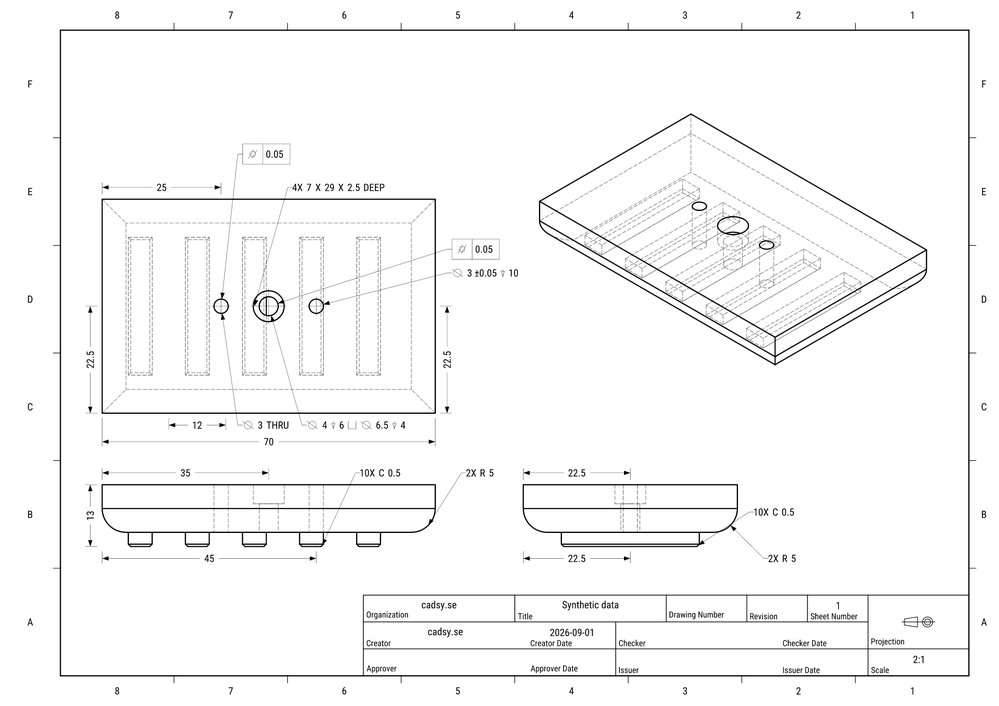
#> input picture data/cadsy/samples/part_0001/asme.png, 999 x 706 px, shrunk from 2480 x 1754 before the run
$ python -i view_detector.py   (imports and definitions only)
#> lines starting #> are read from the running program, lines starting #| are printed output that depends on the picture; after the words box and inside, x2 and y2 are one past the last pixel; in counts of white or black regions, pixels touching at a corner belong together
#> further down, picture is the input picture: shape (706, 999, 3); min 0, max 255, mean 247.8

import cv2
import numpy as np


class ViewDetector:
    """Detect candidate drawing-view regions using image contours."""

    def detect(self, image: np.ndarray) -> dict:
        if image is None or image.size == 0:
            raise ValueError("Input image is empty.")

        gray = cv2.cvtColor(image, cv2.COLOR_BGR2GRAY)
        height, width = gray.shape
#> height = 706; width = 999

        # Join nearby strokes into candidate drawing regions.
        binary = cv2.threshold(
            gray, 0, 255, cv2.THRESH_BINARY_INV + cv2.THRESH_OTSU
        )[1]
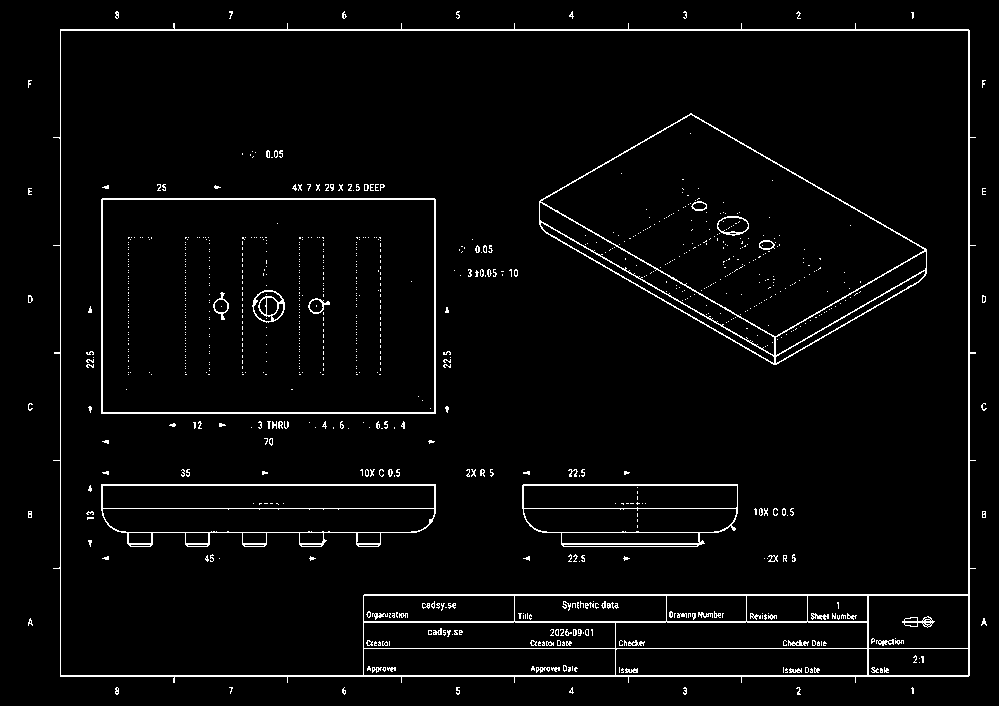
#> binary: shape (706, 999); 3.4% white in thin lines or dots

        kernel_size = max(3, int(min(height, width) * 0.008))
#> kernel_size = 5
        kernel_size += 1 - kernel_size % 2
        kernel = cv2.getStructuringElement(
            cv2.MORPH_RECT, (kernel_size, kernel_size)
        )
        joined = cv2.morphologyEx(binary, cv2.MORPH_CLOSE, kernel)
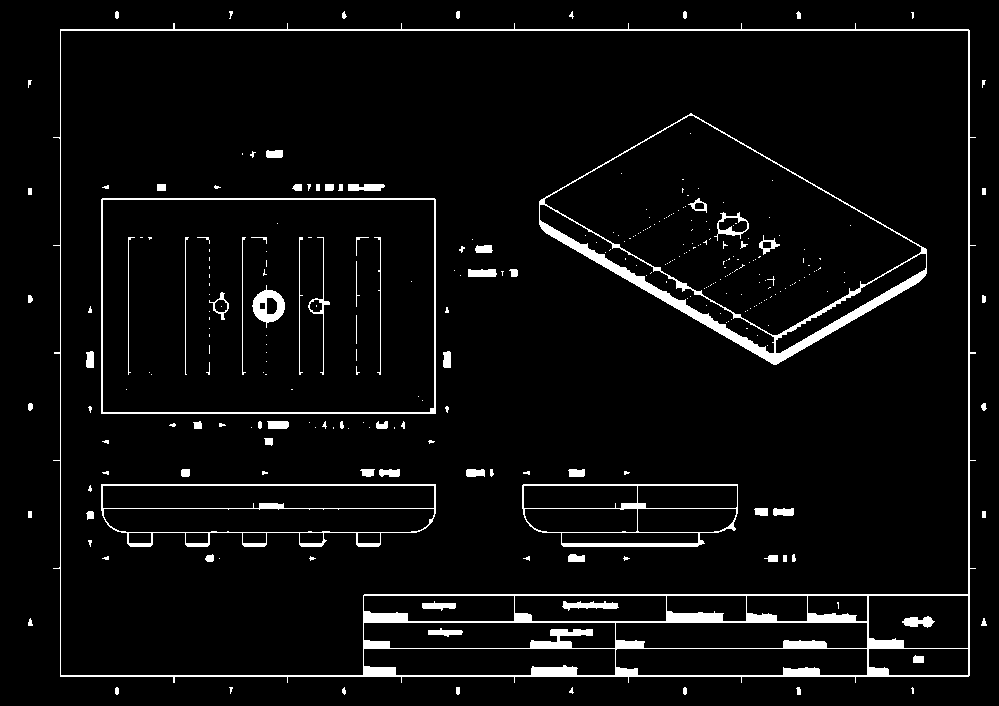
#> joined: shape (706, 999); 4.7% white; 301 white regions (220 under 20 px)

        contours, _ = cv2.findContours(
            joined, cv2.RETR_EXTERNAL, cv2.CHAIN_APPROX_SIMPLE
        )
#> contours = 29 contours, 23 with area under 20; largest, box (x1, y1, x2, y2) and area: (53, 23, 976, 683) 588173, (28, 403, 33, 411) 24, (981, 403, 987, 411) 24, (28, 295, 33, 303) 23, (796, 687, 801, 695) 20, (456, 687, 460, 695) 20

        regions = []
        min_area = height * width * 0.002
#> min_area = 1410.6

        for contour in contours:
            x, y, w, h = cv2.boundingRect(contour)
            area = w * h

            if area < min_area:
                continue

            # Exclude regions occupying almost the entire sheet.
            if w > width * 0.95 and h > height * 0.95:
                continue

            regions.append({
                "bbox_px": [int(x), int(y), int(w), int(h)],
                "area_px": int(area),
                "aspect_ratio": round(w / h, 3) if h else None,
            })
#> this loop made 29 passes
#> (x, y, w, h, area) on passes 1, 2, 3, 4, 5, 6, 7, 8, 9, 10, 13, 14: (911, 687, 3, 7, 21), (796, 687, 5, 8, 40), (683, 687, 4, 8, 32), (569, 687, 5, 7, 35), (456, 687, 4, 8, 32), (342, 687, 4, 8, 32), (229, 687, 4, 7, 28), (115, 687, 4, 8, 32), (981, 618, 6, 8, 48), (28, 618, 5, 8, 40), (981, 403, 6, 8, 48), (28, 403, 5, 8, 40)
#> (contour, x, y, w, h, area) on passes 11, 12, 17, 18: ([[982, 511], [982, 517], [985, 517], [985, 511]], 982, 511, 4, 7, 28), ([[28, 511], [28, 517], [31, 517], [31, 511]], 28, 511, 4, 7, 28), ([[982, 188], [982, 194], [985, 194], [985, 188]], 982, 188, 4, 7, 28), ([[28, 188], [28, 194], [31, 194], [31, 188]], 28, 188, 4, 7, 28)
#> after the loop, regions = 1 item

        regions.sort(key=lambda region: region["area_px"], reverse=True)

        return {
            "image_size_px": {"width": int(width), "height": int(height)},
            "candidate_views": regions,
            "note": (
                "These are candidate regions, not verified front, top, "
                "or side views."
            ),
        }

>>> import cv2
>>> picture = cv2.imread('../../../data/cadsy/samples/part_0001/asme.png')
>>> result = ViewDetector().detect(picture)
#> result = 3 items

$ run again, on data/cadsy/samples/part_0001/iso.png
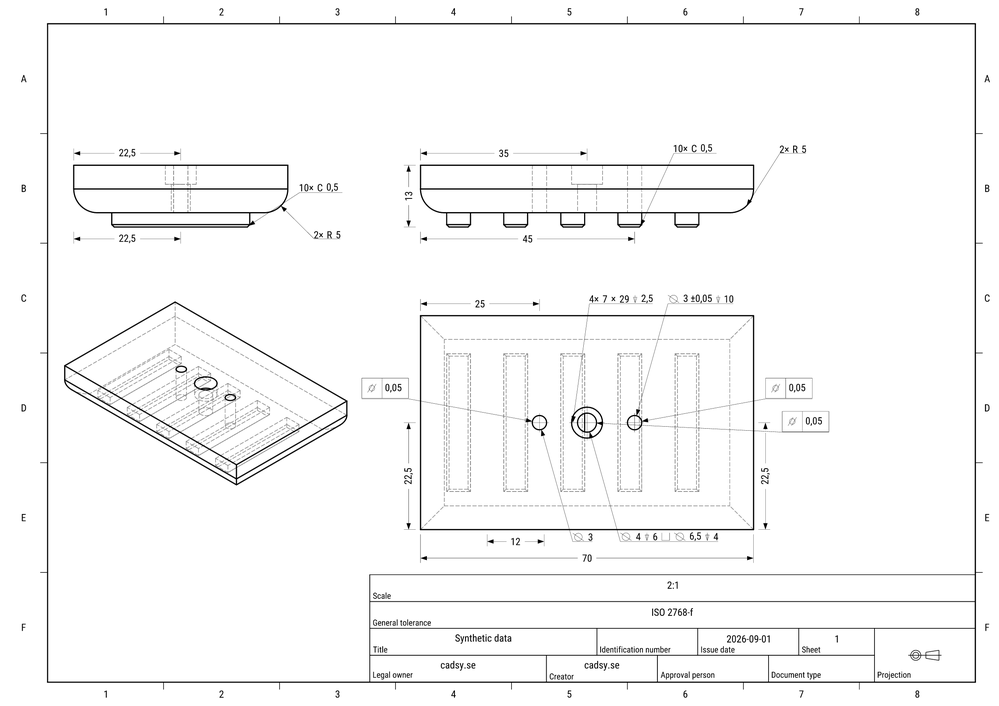
#> input picture data/cadsy/samples/part_0001/iso.png, 999 x 706 px, shrunk from 2480 x 1754 before the run
#> picture is the input picture: shape (706, 999, 3); min 0, max 255, mean 248
#> in detect, `binary = cv2.threshold( gray, 0, 255, cv2.THRESH_BINARY_INV + cv2.THRE..`:
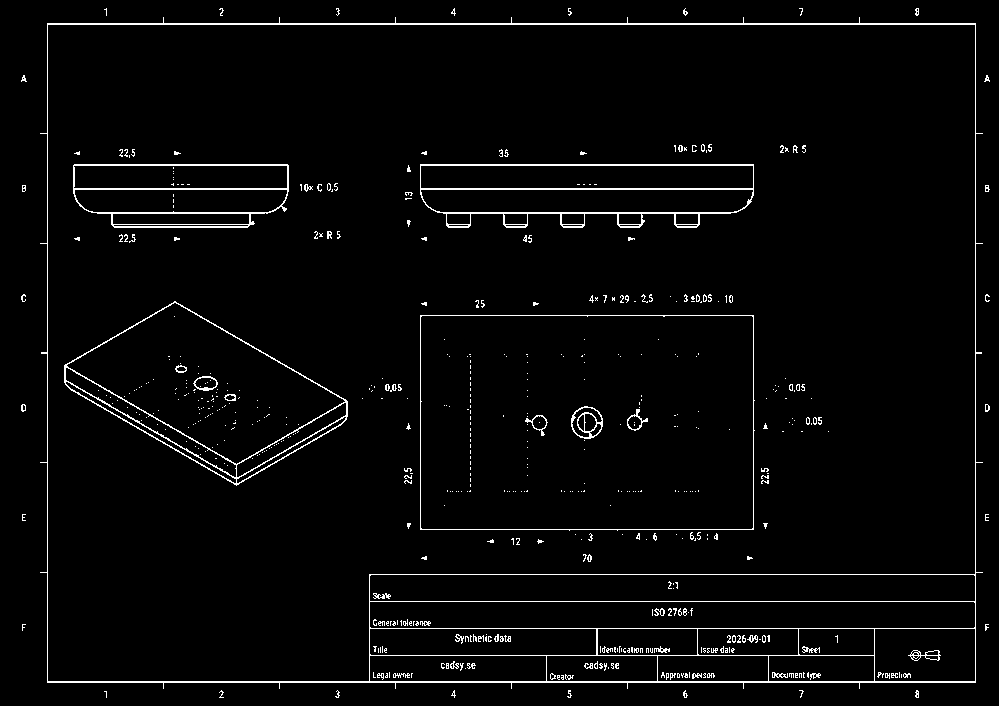
#> binary: shape (706, 999); 3% white in thin lines or dots
#> in detect, `joined = cv2.morphologyEx(binary, cv2.MORPH_CLOSE, kernel)`:
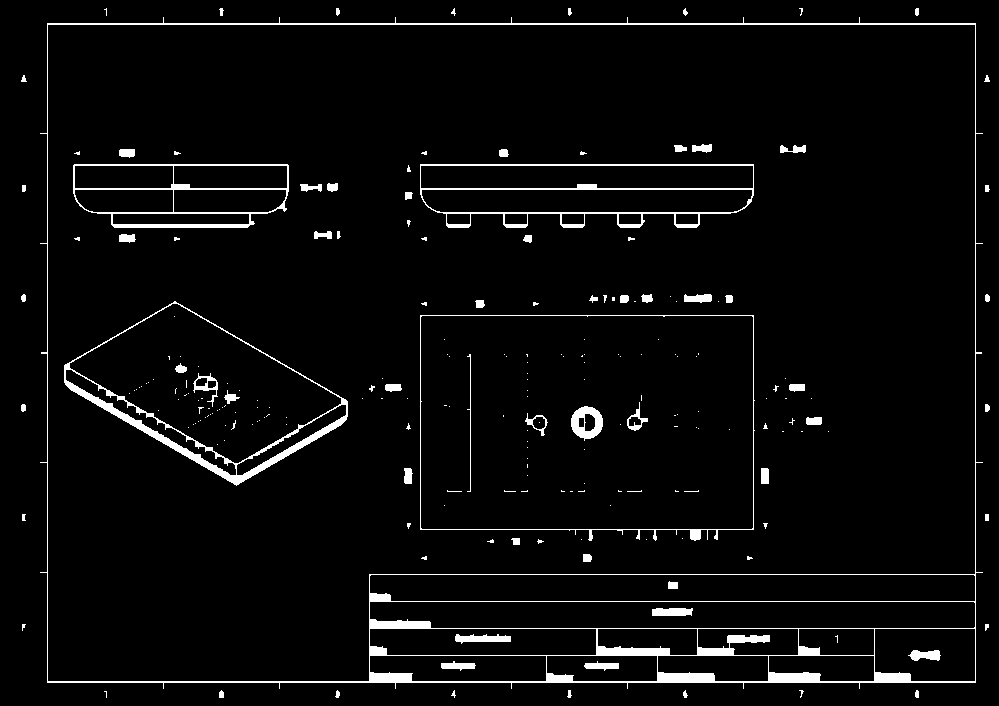
#> joined: shape (706, 999); 4% white; 226 white regions (161 under 20 px)
#> contours = 29 contours, 23 with area under 20; largest, box (x1, y1, x2, y2) and area: (40, 17, 983, 689) 611588, (21, 404, 26, 412) 25, (985, 294, 990, 302) 24, (219, 690, 224, 698) 24, (985, 404, 990, 412) 24, (21, 294, 26, 302) 24
#> the loop in detect, `for contour in contours:` made 29 passes
#> (x, y, w, h, area) on passes 1 to 8: (104, 691, 3, 7, 21), (915, 690, 4, 8, 32), (799, 690, 5, 8, 40), (683, 690, 5, 8, 40), (567, 690, 5, 8, 40), (451, 690, 5, 8, 40), (335, 690, 5, 8, 40), (219, 690, 5, 8, 40)
#> after the loop in detect, `for contour in contours:`: regions = 1 item
#> result = 3 items
